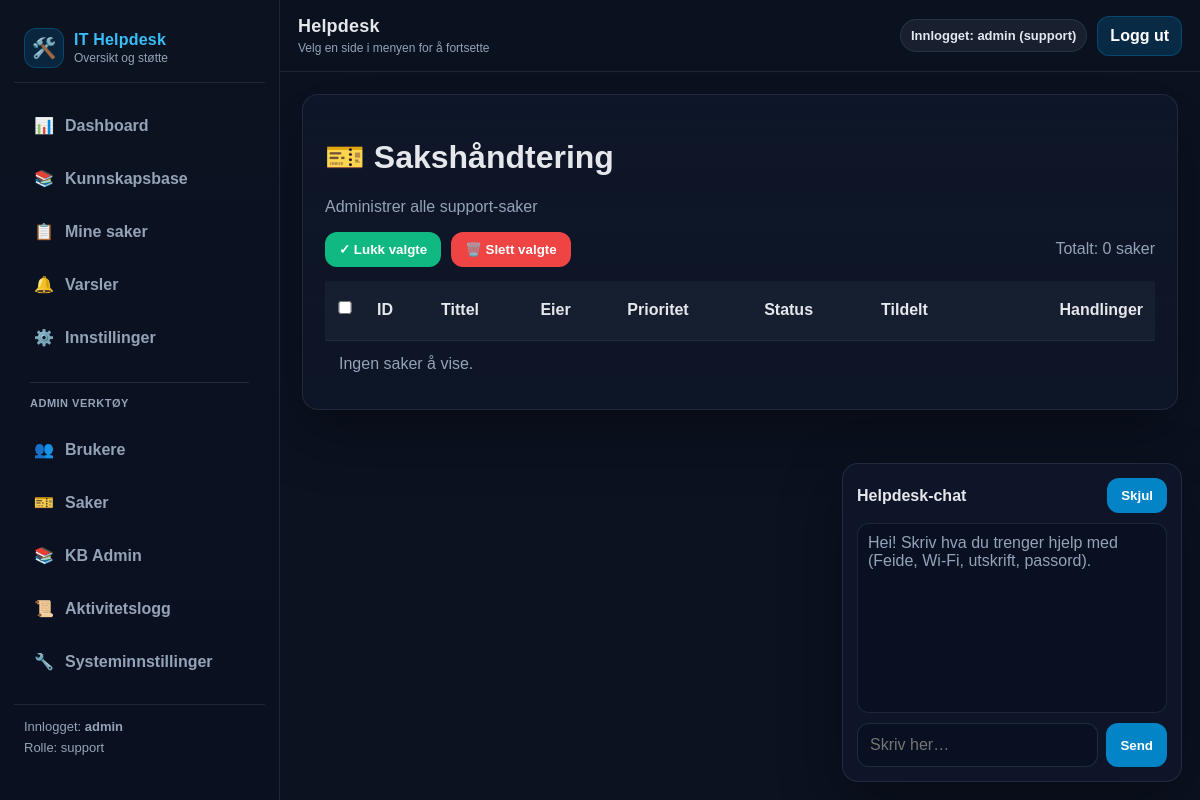
Before: /admin/saker (signed in) with the older database file.
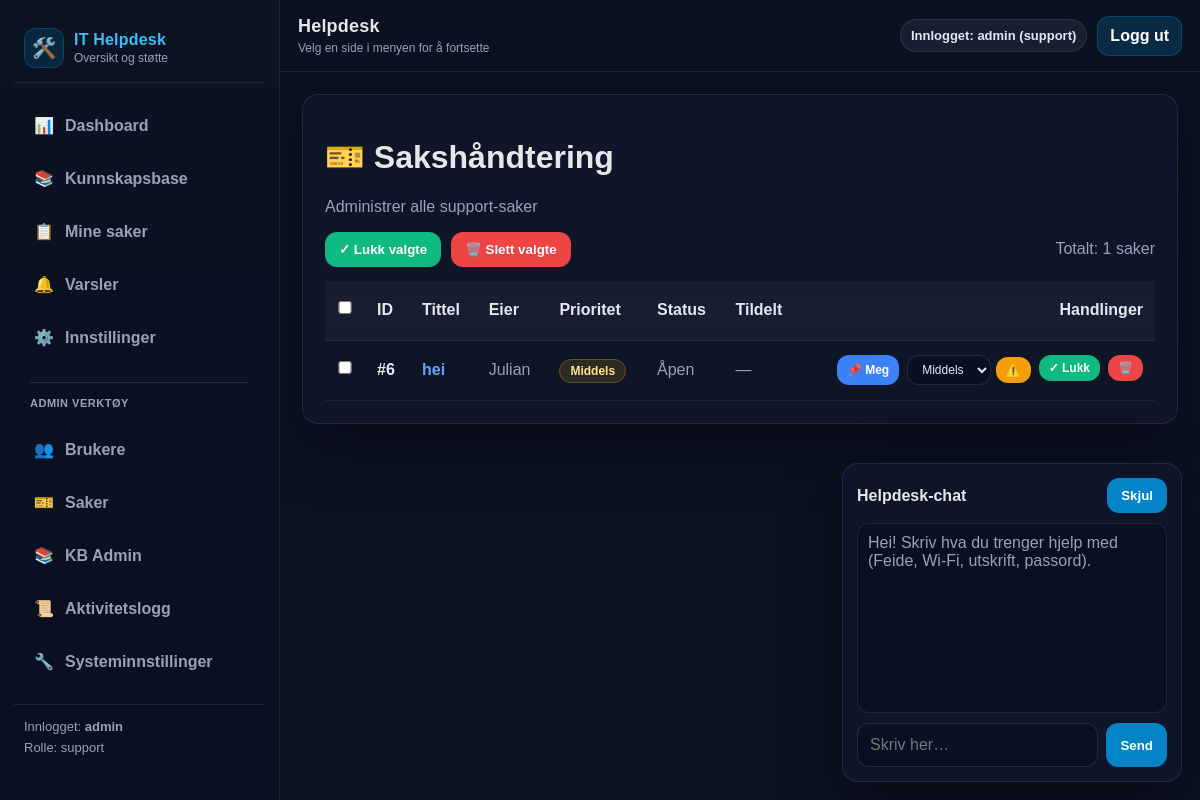
After: the same page with the newer database file.
### tables this page shows
CREATE TABLE tickets (
            id INTEGER PRIMARY KEY AUTOINCREMENT,
            title TEXT NOT NULL,
            desc TEXT NOT NULL,
            owner TEXT NOT NULL,
            category TEXT NOT NULL DEFAULT 'Annet',
            priority TEXT NOT NULL DEFAULT 'Middels',
            device TEXT NOT NULL DEFAULT '',
            status TEXT NOT NULL DEFAULT 'Åpen',
            created_at TEXT NOT NULL DEFAULT (datetime('now')),
            updated_at TEXT NOT NULL DEFAULT (datetime('now')),
            closed_at TEXT
        );

### routes.py (the view)
@bp.route("/admin/saker")
def admin_saker():
    return admin_tickets()

### __init__.py (called while the page is built)
def create_app():
    app = Flask(__name__)
    app.config.from_object(Config)
    init_mail(app)
    @app.after_request
    def set_security_headers(response):
        response.headers['X-Content-Type-Options'] = 'nosniff'
        response.headers['X-Frame-Options'] = 'DENY'
        response.headers['X-XSS-Protection'] = '1; mode=block'
        return response
    from .routes import bp
    app.register_blueprint(bp)
    return app

### db.py (called while the page is built, shortened)
def get_tickets(owner: Optional[str] = None) -> List[Dict[str, Any]]:
    conn = _conn()
    cur = conn.cursor()
    if owner is None:
        cur.execute("""
            SELECT t.*, r.stars AS rating, r.feedback AS feedback
            FROM tickets t
            LEFT JOIN ratings r ON r.ticket_id = t.id
            ORDER BY t.id DESC
        """)
    rows = cur.fetchall()
    conn.close()
    return [dict(r) for r in rows]

def count_notifications(user: str) -> int:
    conn = _conn()
    cur = conn.cursor()
    cur.execute("SELECT COUNT(*) AS c FROM notifications WHERE user = ? AND read = 0", (user,))
    row = cur.fetchone()
    conn.close()
    return int(row["c"]) if row else 0

### routes.py (called while the page is built)
def current_user():
    return session.get("user")

### templates/admin_tickets.html (shortened to what the changed rows need)
{% extends "base.html" %}
{% block content %}
<div class="card">
  <h1>🎫 Sakshåndtering</h1>
</div>
<div class="card">
  <form method="post" action="{{ url_for('main.bulk_close_tickets') }}" id="bulkForm">
    <div style="display:flex; justify-content:space-between; align-items:center; gap:12px; margin-bottom:14px; flex-wrap:wrap;">
      <div style="display:flex; gap:10px; flex-wrap:wrap;">
        <button type="submit" style="background:#10b981;">✓ Lukk valgte</button>
        <button
          type="submit"
          formaction="{{ url_for('main.bulk_delete_tickets') }}"
          style="background:#ef4444;"
          onclick="return confirm('Slette valgte saker permanent?');"
        >
        </button>
      </div>
      <div class="muted">Totalt: {{ tickets|length }} saker</div>
    </div>
    <table style="width:100%; border-collapse:collapse;">
      <thead>
        <tr style="background:rgba(148,163,184,.06); border-bottom:1px solid rgba(148,163,184,.14);">
          <th style="padding:12px; width:40px;"><input type="checkbox" id="selectAll"></th>
          <th style="padding:12px; text-align:left;">ID</th>
          <th style="padding:12px; text-align:left;">Tittel</th>
          <th style="padding:12px; text-align:left;">Eier</th>
          <th style="padding:12px; text-align:left;">Prioritet</th>
          <th style="padding:12px; text-align:left;">Status</th>
          <th style="padding:12px; text-align:left;">Tildelt</th>
          <th style="padding:12px; text-align:right;">Handlinger</th>
        </tr>
      </thead>
      <tbody>
        {% for t in tickets %}
        <tr style="border-bottom:1px solid rgba(148,163,184,.10);">
          <td style="padding:12px;">
            <input type="checkbox" name="ticket_ids[]" value="{{ t.id }}" class="ticketCheckbox">
          </td>
          <td style="padding:12px;">
            <strong>#{{ t.id }}</strong>
          </td>
          <td style="padding:12px;">
            <a href="{{ url_for('main.ticket_detail', ticket_id=t.id) }}" style="color:#60a5fa; font-weight:900; text-decoration:none;">
              {{ t.title }}
            </a>
          </td>
          <td style="padding:12px; color:#94a3b8;">{{ t.owner }}</td>
          <td style="padding:12px;">
            {% set p = (t.priority or '') %}
            {% if p in ['Kritisk','Høy','critical','high'] %}
              <span style="background:rgba(239,68,68,.14); border:1px solid rgba(239,68,68,.28); color:#fecaca; padding:4px 10px; border-radius:999px; font-size:12px; font-weight:900;">
                {{ p }}
              </span>
            {% elif p in ['Middels','medium'] %}
              <span style="background:rgba(234,179,8,.14); border:1px solid rgba(234,179,8,.28); color:#fde68a; padding:4px 10px; border-radius:999px; font-size:12px; font-weight:900;">
                {{ p }}
              </span>
            {% else %}
              <span style="background:rgba(16,185,129,.14); border:1px solid rgba(16,185,129,.28); color:#bbf7d0; padding:4px 10px; border-radius:999px; font-size:12px; font-weight:900;">
                {{ p or 'Lav' }}
              </span>
            {% endif %}
          </td>
          <td style="padding:12px; color:#94a3b8;">{{ t.status }}</td>
          <td style="padding:12px; color:#94a3b8;">
            {{ t.assigned_to or '—' }}
          </td>
          <td style="padding:12px; text-align:right;">
            <div style="display:flex; gap:8px; justify-content:flex-end; flex-wrap:wrap;">
              {% if (t.status or '') != 'Lukket' %}
              <form method="post" action="{{ url_for('main.assign_ticket_to_support', ticket_id=t.id) }}" style="display:inline;">
                <button type="submit" style="background:#3b82f6; padding:6px 10px; font-size:12px;">📌 Meg</button>
              </form>
              <form method="post" action="{{ url_for('main.change_ticket_priority', ticket_id=t.id) }}" style="display:inline;">
                <select name="priority" style="padding:6px 10px; font-size:12px; margin:0; width:auto;">
                  <option {% if (t.priority or '') == 'Middels' %}selected{% endif %}>Middels</option>
                </select>
                <button type="submit" style="background:#f59e0b; padding:6px 10px; font-size:12px;">⚠️</button>
              </form>
              <form method="post" action="{{ url_for('main.close_ticket_view', ticket_id=t.id) }}" style="display:inline;">
                <button type="submit" style="background:#10b981; padding:6px 10px; font-size:12px;">✓ Lukk</button>
              </form>
              {% endif %}
              <form method="post" action="{{ url_for('main.delete_ticket_permanently', ticket_id=t.id) }}" style="display:inline;" onsubmit="return confirm('Slette sak #{{ t.id }} permanent?');">
                <button type="submit" style="background:#ef4444; padding:6px 10px; font-size:12px;">🗑️</button>
              </form>
            </div>
          </td>
        </tr>
        {% endfor %}
        {% if tickets|length == 0 %}
        <tr>
          <td colspan="8" style="padding:14px; color:#94a3b8;">Ingen saker å vise.</td>
        </tr>
        {% endif %}
      </tbody>
    </table>
  </form>
</div>
{% endblock %}

Changed rows visible on the page:
added tickets: id "6", title "hei", owner "Julian", priority "Middels", status "Åpen", assigned_to "—"
Other visible differences:
{{ tickets|length }}: "0" → "1"
text no longer shown: "Ingen saker å vise."
